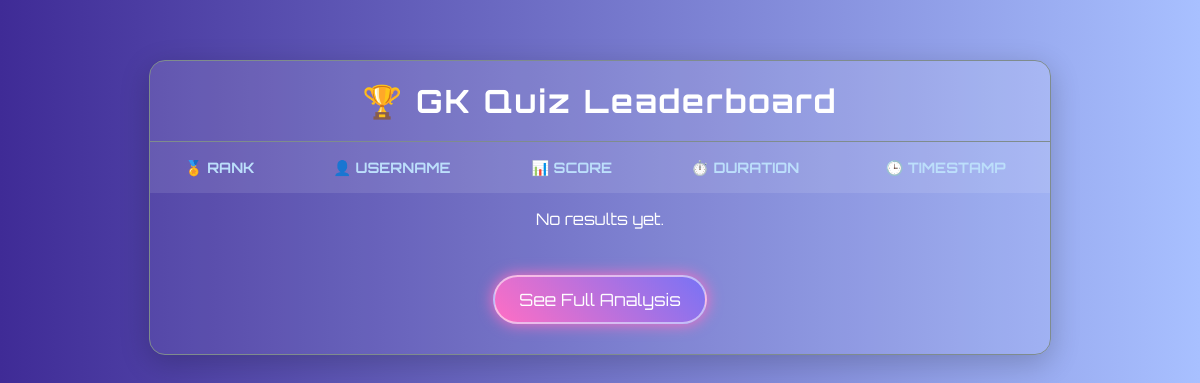
Before: /quiz/leaderboard/GK/ with the older database file.
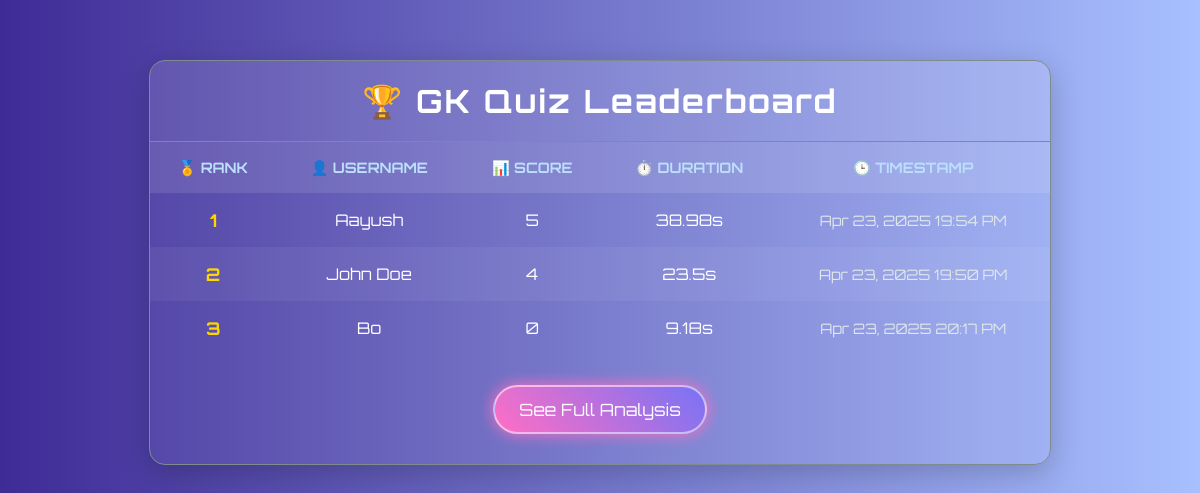
After: the same page with the newer database file.
### myquiz/models.py (models this page shows, shortened)
class QuizResult(models.Model):
    user_name = models.CharField(max_length=100)
    quiz_name = models.CharField(max_length=100)
    score = models.IntegerField()
    time_taken = models.FloatField(help_text="Time in seconds")
    timestamp = models.DateTimeField(auto_now_add=True)

### myquiz/views.py (the view)
# urls.py: path('leaderboard/<str:quiz_name>/', views.leaderboard_view, name='leaderboard'),
def leaderboard_view(request, quiz_name):
    leaderboard = QuizResult.objects.filter(
        quiz_name__iexact=quiz_name
    ).order_by('-score', 'time_taken')
    return render(request, 'leaderboard.html', {
        'leaderboard': leaderboard,
        'quiz_name': quiz_name.upper(),
    })

### myquiz/templates/leaderboard.html (shortened to what this page needs)
{% load static %}
<!DOCTYPE html>
<html lang="en">
<head>
  <link rel="stylesheet" href="{% static "leaderboard.css" %}">
</head>
<body>
  <div class="leaderboard-container">
    <div class="leaderboard-header">
      <h2>🏆 {{ quiz_name }} Quiz Leaderboard</h2>
    </div>
    <table>
      <thead>
        <tr>
          <th>🏅 Rank</th>
          <th>👤 Username</th>
          <th>📊 Score</th>
          <th>⏱️ Duration</th>
          <th>🕒 Timestamp</th>
        </tr>
      </thead>
      <tbody>
        {% for entry in leaderboard %}
        <tr>
          <td class="rank-badge">{{ forloop.counter }}</td>
          <td>{{ entry.user_name }} </td>
          <td>{{ entry.score }}</td>
          <td>{{ entry.time_taken }}s</td>
          <td class="timestamp">{{ entry.timestamp|date:"M d, Y H:i A" }}</td>
        </tr>
        {% empty %}
        <tr>
          <td colspan="5">No results yet.</td>
        </tr>
        {% endfor %}
      </tbody>
    </table>
    <div style="text-align: center; margin: 30px 0;" id="analysisBtn">
      <a href="{% url 'analysis' quiz_name %}" class="analysis-button">See Full Analysis</a>
    </div>
  </div>
</body>
</html>

Changed rows visible on the page:
added QuizResult: user_name "Aayush", score "5", time_taken "38.98", timestamp "Apr 23, 2025 19:54 PM"
added QuizResult: user_name "John Doe", score "4", time_taken "23.5", timestamp "Apr 23, 2025 19:50 PM"
added QuizResult: user_name "Bo", score "0", time_taken "9.18", timestamp "Apr 23, 2025 20:17 PM"
Other visible differences:
text no longer shown: "No results yet."
